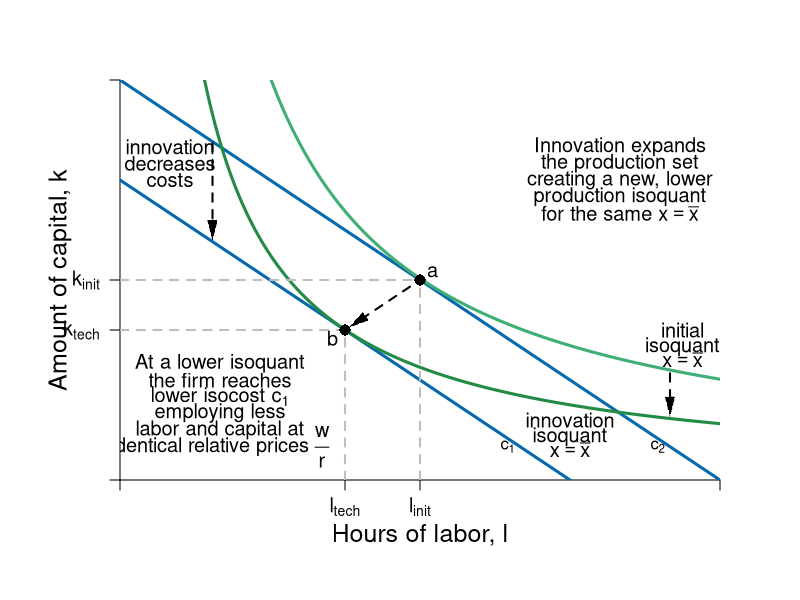

R code for this plot:
require(shape)
pdf(file = "firmmarketsupply/tech_change_isoquant.pdf", width = 9, height = 7)

#Set parameters for graphics
axislabelsize <- 1.5
labelsize <- 1.2
graphlinewidth <- 3
segmentlinewidth <- 2

COL <- c("#7fc97f", "#beaed4", "#fdc086", "#ffff99", "#386cb0", "#f0027f", "#bf5b17", "#666666")
COLA <- c("#99d8c9","#66c2a4","#41ae76", "#238b45", "#005824")
COLB <- c("#4eb3d3", "#2b8cbe", "#0868ac","#084081")

#Edited the margins to cater for the larger LHS labels
par(mar =  c(6, 6, 4, 4))

isocost <- function(l, c = 10, w = 1, r = 1) {
  c - (w/r)*l
}


isoquant <- function(l, alpha = 0.5, x = 5, A = 1) {
  (x / (A*l^alpha))^(1/(1 - alpha))
}


xlims <- c(0, 12)
ylims <- c(0, 12)

npts <- 501 
x <- seq(xlims[1], xlims[2], length.out = npts)
y <- seq(ylims[1], ylims[2], length.out = npts) 
a <- c(13, 16.75, 19.25)

plot(0, 0, xlim = xlims, ylim = ylims, type = "n",
     xlab = expression(paste("")),
     ylab = expression(paste("")), 
     xaxt = "n", 
     yaxt = "n", 
     cex.lab = axislabelsize, 
     bty = "n",
     xaxs="i", 
     yaxs="i")

# ticksy <- seq(from = ylims[1], to = ylims[2], by = 1)
# ylabels <- seq(from = ylims[1], to = ylims[2], by = 1)
# ticksx <- seq(from = xlims[1], to = xlims[2], by = 1)
# xlabels <- seq(from = xlims[1], to = xlims[2], by = 1)
ticksy <- c(0, 4.5, 6 , ylims[2])
ylabels <- c(NA, expression(paste(k[tech])), expression(paste(k[init])), NA)
ticksx <- c(0, 4.5, 6, xlims[2])
xlabels <- c(NA, expression(paste(l[tech])), expression(paste(l[init])), NA)




axis(1, at = ticksx, pos = 0, labels = xlabels, cex.axis = labelsize)
axis(2, at = ticksy, pos = 0, labels = ylabels, las = 1, cex.axis = labelsize)

npts <- 500 
xx1 <- seq(xlims[1], xlims[2], length.out = npts)

#lines(xx1, bcA(xx1, w = 10, p = 1.5), col = COLB[3], lwd = graphlinewidth)
#lines(xx1, isocost(xx1, c = 10, w = 1, r = 1), col = COLB[3], lwd = graphlinewidth)
lines(xx1, isocost(xx1, c = 9, w = 1, r = 1), col = COLB[3], lwd = graphlinewidth)
lines(xx1, isocost(xx1, c = 12, w = 1, r = 1), col = COLB[3], lwd = graphlinewidth)
lines(xx1, isoquant(xx1, x = 5, alpha = 0.5, A = 0.83), col = COLA[3], lwd = graphlinewidth)
lines(xx1, isoquant(xx1, x = 5, alpha = 0.5, A = 1.11), col = COLA[4], lwd = graphlinewidth)

#Label the axes
mtext(expression(paste("Hours of labor, ", l)), side=1, line = 2.5, cex = axislabelsize)
text(-1.2, 0.5*ylims[2], expression(paste("Amount of capital, ", k)), xpd = TRUE, cex = axislabelsize, srt = 90) 

#Label the isoquant curve
text(11.25, 4.5, expression("initial"), cex = labelsize)
text(11.25, 4, expression("isoquant"), cex = labelsize)
text(11.25, 3.6, expression(paste(x == bar(x))), cex = labelsize)
Arrows(11, 3.2, 11, 2.2, col = "black", lty = 2, lwd = 2, arr.type = "triangle", arr.lwd = 0.5)
text(9, 1.8, expression("innovation"), cex = labelsize)
text(9, 1.3, expression("isoquant"), cex = labelsize)
text(9, 0.9, expression(paste(x == bar(x))), cex = labelsize)

#Label the price lines
text(7.75, 1, expression(paste(c[1])))
text(10.75, 1, expression(paste(c[2])))

#Label a
segments(0, 6, 6, 6, lty = 2, col = "gray" , lwd = segmentlinewidth)
segments(6, 0, 6, 6, lty = 2, col = "gray" , lwd = segmentlinewidth)
points(6, 6, pch = 16, col = "black", cex = 1.5)
text(6.25, 6.25, expression(paste(a)), cex = labelsize)

#Label b
segments(0, 4.5, 4.5, 4.5, lty = 2, col = "gray" , lwd = segmentlinewidth)
segments(4.5, 0, 4.5, 4.5, lty = 2, col = "gray" , lwd = segmentlinewidth)
points(4.5, 4.5, pch = 16, col = "black", cex = 1.5)
text(4.25, 4.25, expression(paste(b)), cex = labelsize)
Arrows(5.8, 5.8, 4.75, 4.75, col = "black", lty = 2, lwd = 2, arr.type = "triangle", arr.lwd = 0.5)


#Add mrs = mrt at i
# text(5, 10.25, expression(paste(trs(l,k) == mrt(l,k))), cex = labelsize)
# text(5, 9.25, expression(paste(frac(mp[l], mp[k]) == frac(w,r))), cex = labelsize)
# Arrows(5, 8.5, 5, 5.5, col = "black", lty = 1, lwd = 2, arr.type = "triangle", arr.lwd = 0.5)

#New tech cost min
#points(4, isoquant(l = 4, A = 1.25), pch = 16, col = "black", cex = 1.5)

text(1, 10, expression("innovation"), cex = labelsize)
text(1, 9.5, expression("decreases"), cex = labelsize)
text(1, 9, expression("costs"), cex = labelsize)


text(10, 10, expression("Innovation expands"), cex = labelsize)
text(10, 9.5, expression("the production set"), cex = labelsize)
text(10, 9, expression("creating a new, lower"), cex = labelsize)
text(10, 8.5, expression("production isoquant"), cex = labelsize)
text(10, 8, expression(paste("for the same ", x == bar(x))), cex = labelsize)

Arrows(1.85, 10.1, 1.85, 7.5, col = "black", lty = 2, lwd = 2, arr.type = "triangle", arr.lwd = 0.5)

text(2, 3.5, expression("At a lower isoquant"), cex = labelsize)
text(2, 3, expression("the firm reaches"), cex = labelsize)
text(2, 2.5, expression(paste("lower isocost ", c[1])), cex = labelsize)
text(2, 2, expression("employing less"), cex = labelsize)
text(2, 1.5, expression(paste("labor and capital at")), cex = labelsize)
text(2, 1, expression(paste("identical relative prices ", frac(w,r))), cex = labelsize)


#text(9, 5.9, expression(paste(b)), cex = labelsize)
#text(10.5, 7.775, expression(paste(c)), cex = labelsize)

dev.off()
